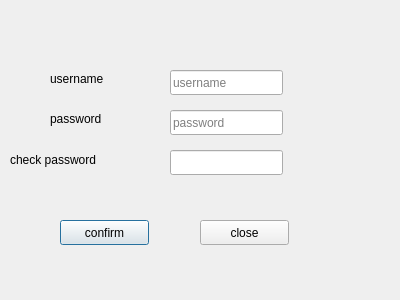
<?xml version="1.0" encoding="UTF-8"?>
<ui version="4.0">
 <class>signupdlg</class>
 <widget class="QDialog" name="signupdlg">
  <property name="geometry">
   <rect>
    <x>0</x>
    <y>0</y>
    <width>400</width>
    <height>300</height>
   </rect>
  </property>
  <property name="windowTitle">
   <string>Dialog</string>
  </property>
  <widget class="QLabel" name="label">
   <property name="geometry">
    <rect>
     <x>50</x>
     <y>70</y>
     <width>67</width>
     <height>17</height>
    </rect>
   </property>
   <property name="text">
    <string>username</string>
   </property>
  </widget>
  <widget class="QLabel" name="label_2">
   <property name="geometry">
    <rect>
     <x>50</x>
     <y>110</y>
     <width>67</width>
     <height>17</height>
    </rect>
   </property>
   <property name="text">
    <string>password</string>
   </property>
  </widget>
  <widget class="QLabel" name="label_3">
   <property name="geometry">
    <rect>
     <x>10</x>
     <y>150</y>
     <width>111</width>
     <height>20</height>
    </rect>
   </property>
   <property name="text">
    <string>check password</string>
   </property>
  </widget>
  <widget class="QLineEdit" name="usnmedit">
   <property name="geometry">
    <rect>
     <x>170</x>
     <y>70</y>
     <width>113</width>
     <height>25</height>
    </rect>
   </property>
   <property name="autoFillBackground">
    <bool>false</bool>
   </property>
   <property name="placeholderText">
    <string>username</string>
   </property>
  </widget>
  <widget class="QLineEdit" name="pswdedit">
   <property name="geometry">
    <rect>
     <x>170</x>
     <y>110</y>
     <width>113</width>
     <height>25</height>
    </rect>
   </property>
   <property name="placeholderText">
    <string>password</string>
   </property>
  </widget>
  <widget class="QLineEdit" name="pswdcfm">
   <property name="geometry">
    <rect>
     <x>170</x>
     <y>150</y>
     <width>113</width>
     <height>25</height>
    </rect>
   </property>
  </widget>
  <widget class="QPushButton" name="cfmbtn">
   <property name="geometry">
    <rect>
     <x>60</x>
     <y>220</y>
     <width>89</width>
     <height>25</height>
    </rect>
   </property>
   <property name="text">
    <string>confirm</string>
   </property>
  </widget>
  <widget class="QPushButton" name="clsbtn">
   <property name="geometry">
    <rect>
     <x>200</x>
     <y>220</y>
     <width>89</width>
     <height>25</height>
    </rect>
   </property>
   <property name="text">
    <string>close</string>
   </property>
  </widget>
 </widget>
 <resources/>
 <connections>
  <connection>
   <sender>clsbtn</sender>
   <signal>clicked()</signal>
   <receiver>signupdlg</receiver>
   <slot>close()</slot>
   <hints>
    <hint type="sourcelabel">
     <x>244</x>
     <y>232</y>
    </hint>
    <hint type="destinationlabel">
     <x>199</x>
     <y>149</y>
    </hint>
   </hints>
  </connection>
 </connections>
</ui>
